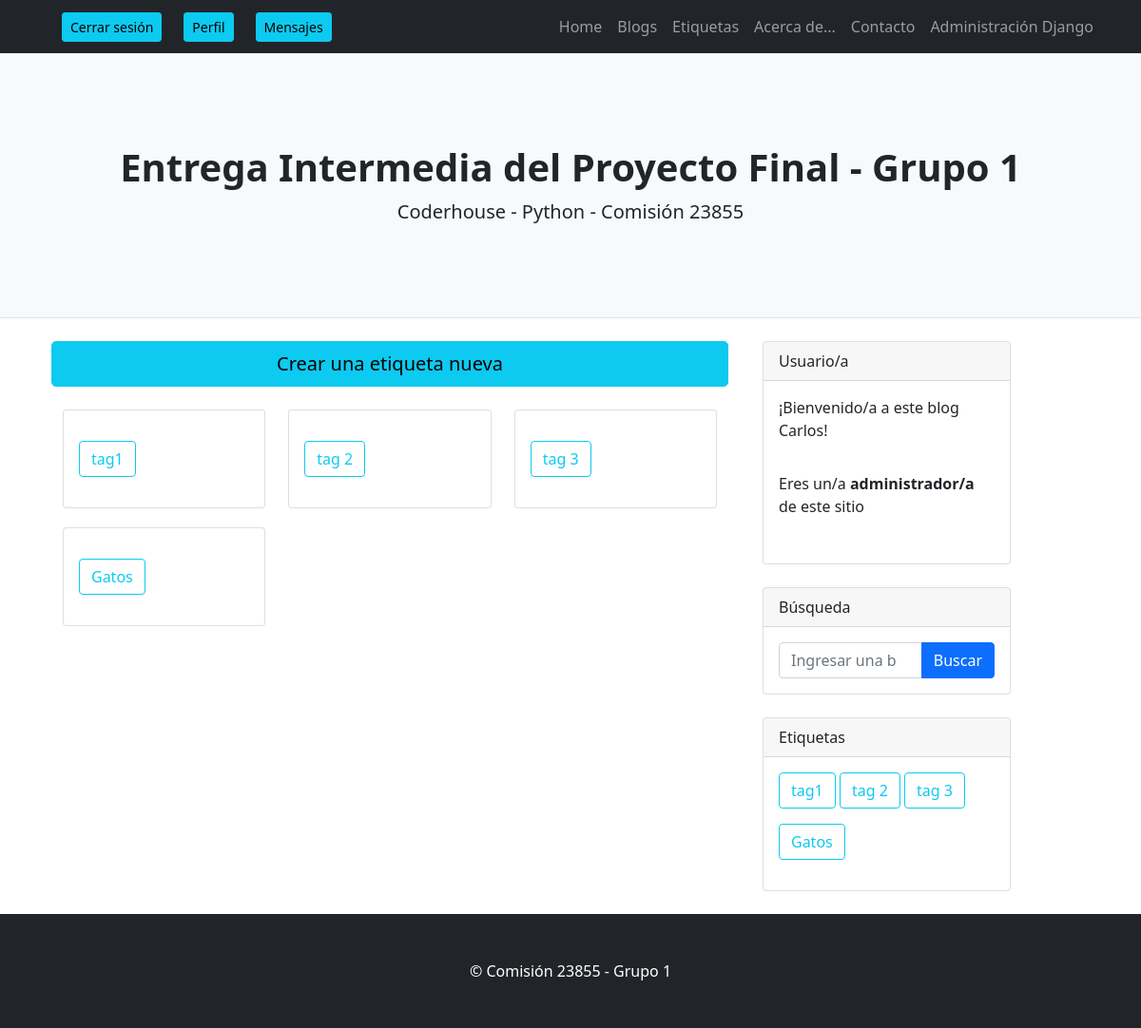
The app's page /AppProyecto1/tag_lista/ (signed in) with its own data.
### AppProyecto1/models.py (models this page shows, shortened)
class Tag(models.Model):
    name=models.CharField(max_length=40)

### AppProyecto1/views.py (the view)
# urls.py: path("tag_lista/",views.TagLista.as_view(), name= 'TagList'),
@method_decorator(login_required, name='dispatch')
class TagLista(ListView):
    model= Tag
    template_name ="AppProyecto1/tag_lista.html"
    def get_context_data(self, **kwargs): # Función para invocar tags
        context = super().get_context_data(**kwargs)
        context['tags'] = Tag.objects.all()
        return context

### AppProyecto1/templatetags/group.py (called while the page is built)
@register.filter
def has_group(user, group_name):
    return user.groups.filter(name='Admin').exists()

### AppProyecto1/templates/AppProyecto1/tag_lista.html (shortened to what this page needs)
{% extends 'AppProyecto1/padre.html' %}
{% load static %}
{% load group %}
{% block contenidoQueCambia %}
<div class="container">
    <div class="row">
        {% if user|has_group:'Admin' %}
        <a class="btn btn-info btn-lg btn-block mb-4" href="{% url 'TagNew' %}">Crear una etiqueta nueva</a>
        {% endif %}
        {% for tag in object_list %}
        <div class="col-4 mb-1">
            <div class="card mb-3">
                <div class="card-body">
                    <div class="dropdown show">
                        <a class="btn btn-outline-info btn-xl mb-3" role="button" id="dropdownMenuLink" data-toggle="dropdown" aria-haspopup="true" aria-expanded="false">{{tag.name}}</a>
                    </div>
                </div>
            </div>
        </div>
        {% endfor %}
    </div>
</div>
{% endblock contenidoQueCambia %}

### AppProyecto1/templates/AppProyecto1/padre.html (shortened to what this page needs)
<!DOCTYPE html>
<html lang="en">
    <head>
        {% load static %}
        {% load group %}
        <link href="{% static 'AppProyecto1/css/styles.css' %}" rel="stylesheet" />
    </head>
    <body>
        <nav class="navbar navbar-expand-lg navbar-dark bg-dark">
            <div class="container">
                {% if request.user.is_authenticated %}
                <li class="nav-item"><a type="button" class="btn btn-info btn-sm" aria-current="page" href="{% url 'Logout' %}">Cerrar sesión</a></li>
                <li class="nav-item"><a type="button" class="btn btn-info btn-sm" aria-current="page" href="{% url 'VerPerfil' %}">Perfil</a></li>
                <li class="nav-item"><a type="button" class="btn btn-info btn-sm" aria-current="page" href="{% url 'Inbox' %}">Mensajes</a></li>
                {% endif %}
                <div class="collapse navbar-collapse" id="navbarSupportedContent">
                    <ul class="navbar-nav ms-auto mb-2 mb-lg-0">
                        <li class="nav-item"><a class="nav-link" href="{% url 'Inicio' %}">Home</a></li>
                        <li class="nav-item"><a class="nav-link" href="{% url 'BlogList' %}">Blogs</a></li>
                        <li class="nav-item"><a class="nav-link" href="{% url 'TagList' %}">Etiquetas</a></li>
                        <li class="nav-item"><a class="nav-link" href="{% url 'About' %}">Acerca de...</a></li>
                        <li class="nav-item"><a class="nav-link" href="#!">Contacto</a></li>
                        <li class="nav-item"><a class="nav-link" href="http://localhost:8000/admin/">Administración Django</a></li>
                    </ul>
                </div>
            </div>
        </nav>
        <header class="py-5 bg-light border-bottom mb-4">
            <div class="container">
                <div class="text-center my-5">
                    <h1 class="fw-bolder">Entrega Intermedia del Proyecto Final - Grupo 1</h1>
                    <p class="lead mb-0">Coderhouse - Python - Comisión 23855</p>
                </div>
            </div>
        </header>
        <div class="container">
            <div class="row">
                <div class="col-lg-8">
                    {% block contenidoQueCambia %}
                    {% endblock contenidoQueCambia %}
                </div>
                <div class="col-lg-3">
                    <div class="card mb-4">
                        <div class="card-header">Usuario/a</div>
                        {% if not request.user.is_authenticated %}
                            <div class="card-body">Para acceder al contenido de este página, debes registrarte e iniciar sesión.</div>
                        {% else %}
                            <div class="card-body">¡Bienvenido/a a este blog {{ user.username }}!</div>
                            {% if user|has_group:'Admin' %}
                                <div class="card-body">Eres un/a <b>administrador/a</b> de este sitio</div>
                            {% else %}
                                <div class="card-body">Eres un/a <b>usuario/a</b> de este sitio</div>
                            {% endif %}
                        {% endif %}
                    </div>
                    {% if request.user.is_authenticated %}
                    <div class="card mb-4">
                        <div class="card-header">Búsqueda</div>
                        <div class="card-body">
                            <div class="input-group" method="GET" action="{% url 'BlogSearch' %}">
                                    <form class="input-group" method="GET" action="{% url 'BlogSearch' %}" >
                                        <input class="form-control" type="search" name="search" placeholder="Ingresar una búsqueda...">
                                        <button class="btn btn-primary" type="submit">Buscar</button>
                                    </form>
                            </div>
                        </div>
                    </div>
                    {% endif %}
                    {% if request.user.is_authenticated %}
                    <div class="card mb-4">
                        <div class="card-header">Etiquetas</div>
                        <div class="card-body">
                                {% for tag in tags %}
                                    <a class="btn btn-outline-info btn mb-3" href="{% url 'BlogTagLista' tag.id %}" role="button" text-nowrap>{{tag.name}}</a>
                                {% endfor %}
                        </div>
                    </div>
                    {% endif %}
                </div>
            </div>
        </div>
        <footer class="py-5 bg-dark">
            <div class="container"><p class="m-0 text-center text-white">&copy; Comisión 23855 - Grupo 1</p></div>
        </footer>
</body>
</html>

### records on screen
Tag: name "tag1"
Tag: name "tag 2"
Tag: name "tag 3"
Tag: name "Gatos"

### other values on screen
{{ user.username }} "Carlos"
